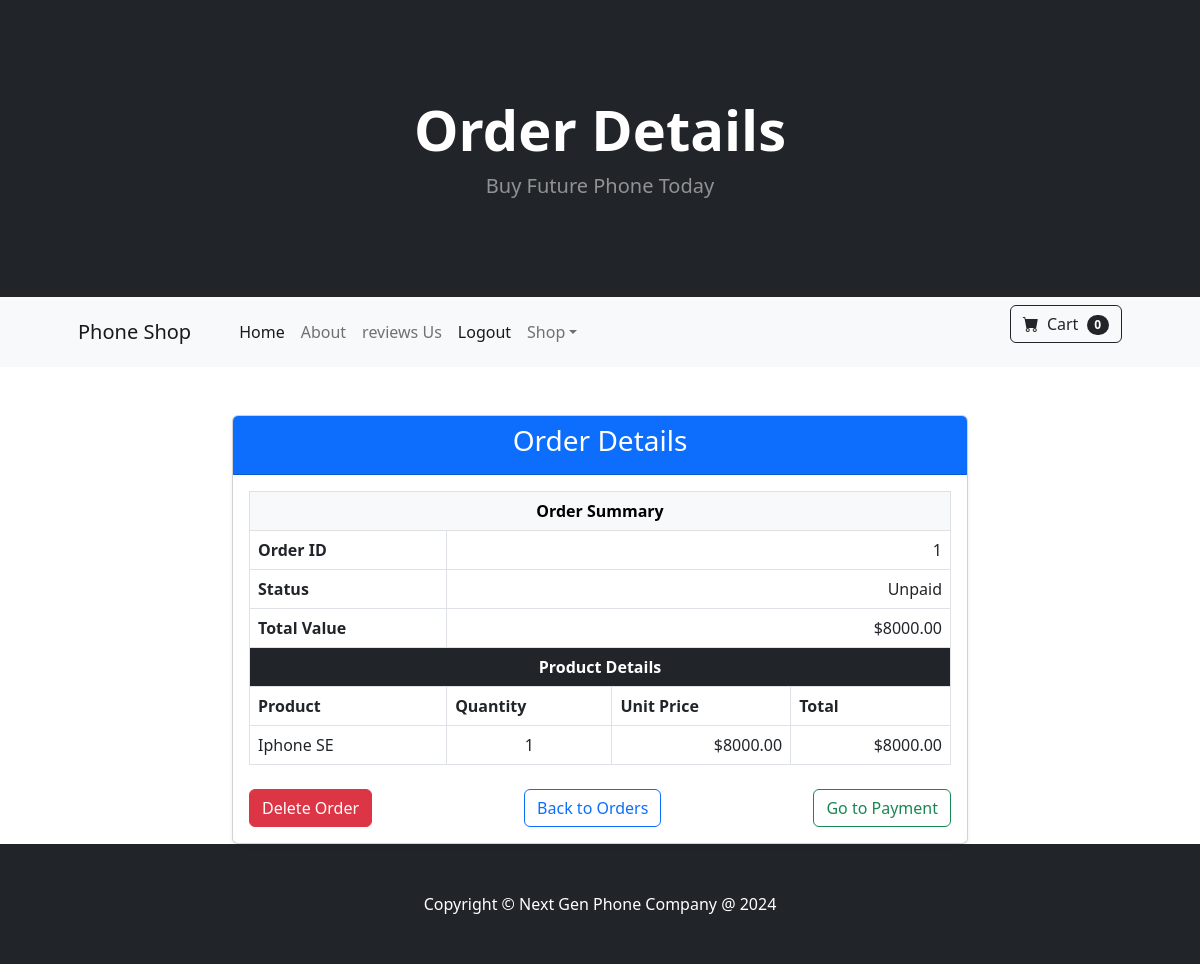
Page /store/order_details/1 (signed in) on the committed database.
### store/models.py (models this page shows, shortened)
class Order(models.Model):
    product = models.ManyToManyField(Product, through='OrderProduct')
    customer = models.ForeignKey(User, on_delete=models.CASCADE)
    quantity = models.IntegerField(default=1)
    address = models.CharField(max_length=100, default='', blank=True)
    phone = models.CharField(max_length=20, default='', blank=True)
    date = models.DateField(default=datetime.datetime.today)
    status = models.CharField(default="Unpaid")

class OrderProduct(models.Model):
    product= models.ForeignKey(Product,on_delete=models.CASCADE)
    order= models.ForeignKey(Order,on_delete=models.CASCADE)
    quantity = models.IntegerField(default=1)
    soldprice= models.DecimalField(default=0, decimal_places=2, max_digits=6)

class Product(models.Model):
    name = models.CharField(max_length=100)
    price = models.DecimalField(default=0, decimal_places=2, max_digits=6)
    category = models.ForeignKey(Category, on_delete=models.CASCADE, default=1)
    description = models.CharField(max_length=250, default='', blank=True, null=True)
    more_info = models.TextField(max_length=1000, default='', blank=True, null=True)
    image = models.ImageField(upload_to='uploads/product/')
    is_sale = models.BooleanField(default=False)
    sale_price = models.DecimalField(default=0, decimal_places=2, max_digits=6)

### store/views.py (the view)
# urls.py: path('order_details/<int:order_id>', views.order_details, name='order_details'),
@login_required(login_url='login_user')
def order_details(request, order_id):#Call this view after creating an order
    if request.user.is_authenticated:
        order = get_object_or_404(Order, id=order_id, customer=request.user)
        order_products = order.orderproduct_set.select_related('product')
        total_price = sum(op.soldprice * op.quantity for op in order.orderproduct_set.all())
        return render(request, 'store/order_details.html', {
            'order': order,
            'order_products': order_products,
            'title': "Order Details",
            'total_price': total_price,
        })
    else:
        messages.error(request, "The order not found.")
        return redirect('welcome')

### store/templatetags/store_formula.py (called while the page is built)
@register.filter
def multiply(value, arg):
    try:
        return float(value) * float(arg)
    except (ValueError, TypeError):
        return ''

### utility/context_processors.py (called while the page is built)
def categories(request):
    categories = Category.objects.all()
    return {'categories': categories}

def cart_items_context(request):
    if request.user.is_anonymous:
        return {'cart_items_count': 0}
    else:
        cart_items_count = CartItem.objects.filter(user=request.user).count()
        return {'cart_items_count': cart_items_count}

### store/templates/store/order_details.html (shortened to what this page needs)
{% extends 'store/base.html' %}
{% load store_formula %}
{% block content %}
<div class="container mt-5">
  <div class="row justify-content-center">
    <div class="col-md-8">
      <div class="card shadow-sm">
        <div class="card-header bg-primary text-white text-center">
          <h3>Order Details</h3>
        </div>
        <div class="card-body">
          <table class="table table-bordered table-hover">
            <thead>
              <tr class="table-light">
                <th colspan="4" class="text-center">Order Summary</th>
              </tr>
              <tr>
                <th>Order ID</th>
                <td colspan="3" class="text-end">{{ order.id }}</td>
              </tr>
              <tr>
                <th>Status</th>
                <td colspan="3" class="text-end">{{ order.status }}</td>
              </tr>
              <tr>
                <th>Total Value</th>
                <td colspan="3" class="text-end"> ${{total_price|floatformat:2 }}</td>
              </tr>
              <tr class="bg-dark text-white">
                <th colspan="4" class="text-center">Product Details</th>
              </tr>
              <tr>
                <th>Product</th>
                <th>Quantity</th>
                <th>Unit Price</th>
                <th>Total</th>
              </tr>
            </thead>
            <tbody>
              {% for item in order_products %}
              <tr>
                <td>{{ item.product.name }}</td>
                <td class="text-center">{{ item.quantity }}</td>
                <td class="text-end">${{ item.product.sale_price|floatformat:2 }}</td>
                <td class="text-end">${{ item.quantity|multiply:item.product.sale_price|floatformat:2 }}</td>
              </tr>
              {% empty %}
              <tr>
                <td colspan="4" class="text-center">No products found in this order.</td>
              </tr>
              {% endfor %}
            </tbody>
          </table>
          <div class="d-flex justify-content-between mt-4 gap-3">
            <a href="#" class="btn btn-danger">Delete Order</a>
            <a href="#" class="btn btn-outline-primary">Back to Orders</a>
            {% if order.status == "Unpaid" %}
            <form method="POST" action="{% url 'payment_mgt:create_checkout_session' order.id %}" class="mb-0">
               <button type="submit" class="btn btn-outline-success">Go to Payment</button>
            </form>
            {% endif %}
          </div>
        </div>
      </div>
    </div>
  </div>
</div>
{% endblock %}

### rows in the picture
Order: id "1", status "Unpaid"
OrderProduct: product.name "Iphone SE", quantity "1", product.sale_price "8000.00", quantity|multiply "8000.00"

### other values in the picture
{{ title }} "Order Details"
{{ cart_items_count }} "0"
{{ total_price|floatformat:2 }} "8000.00"
